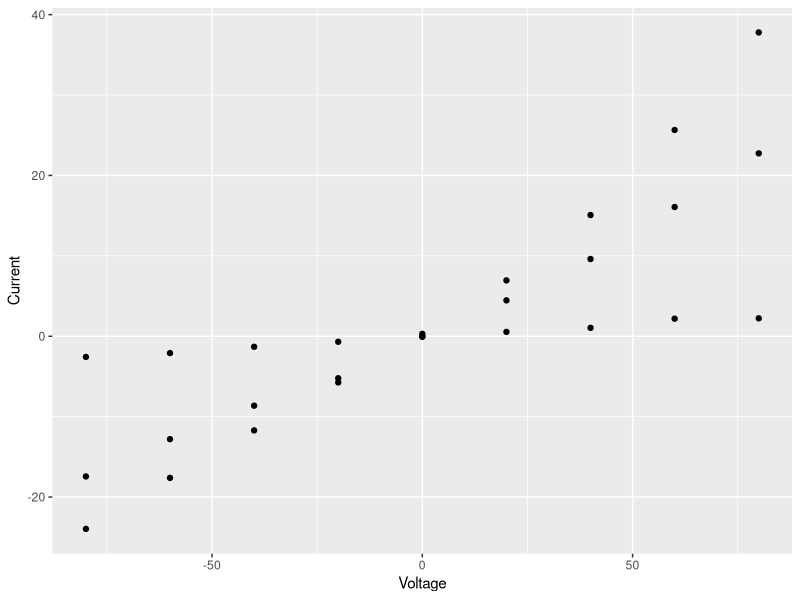
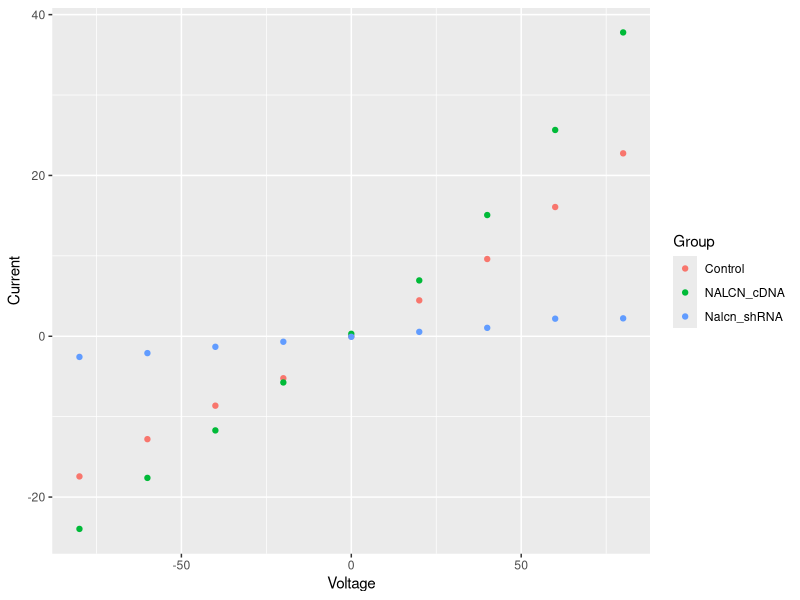
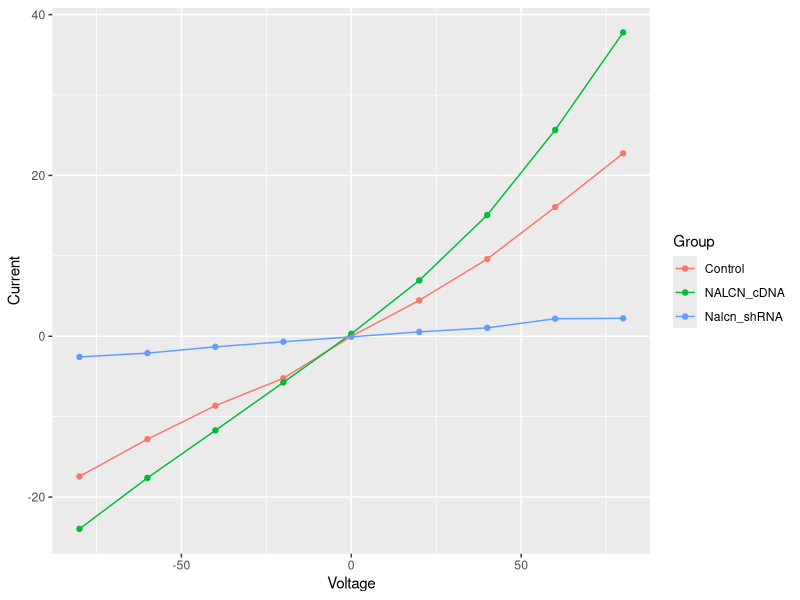
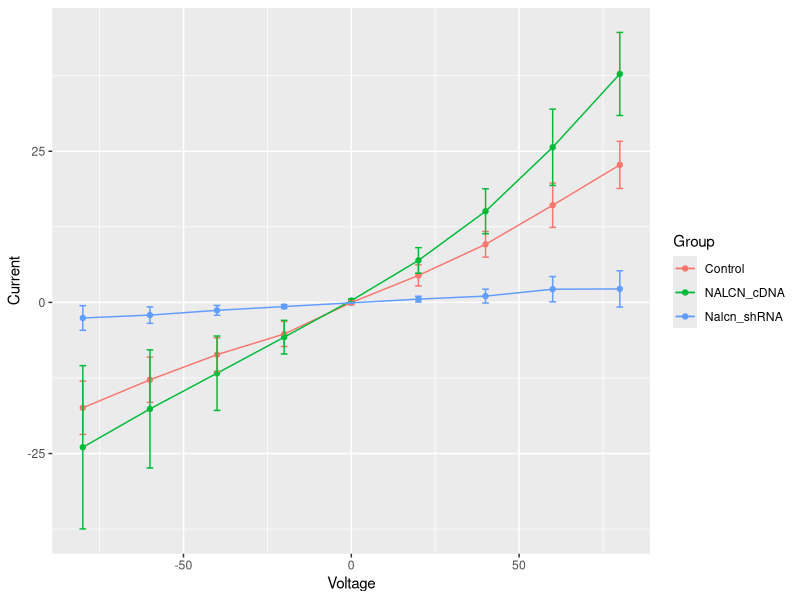
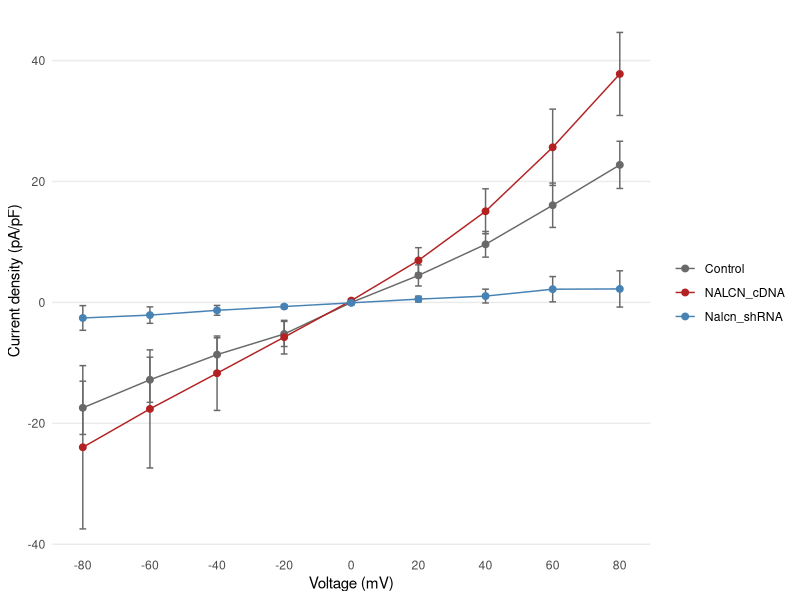
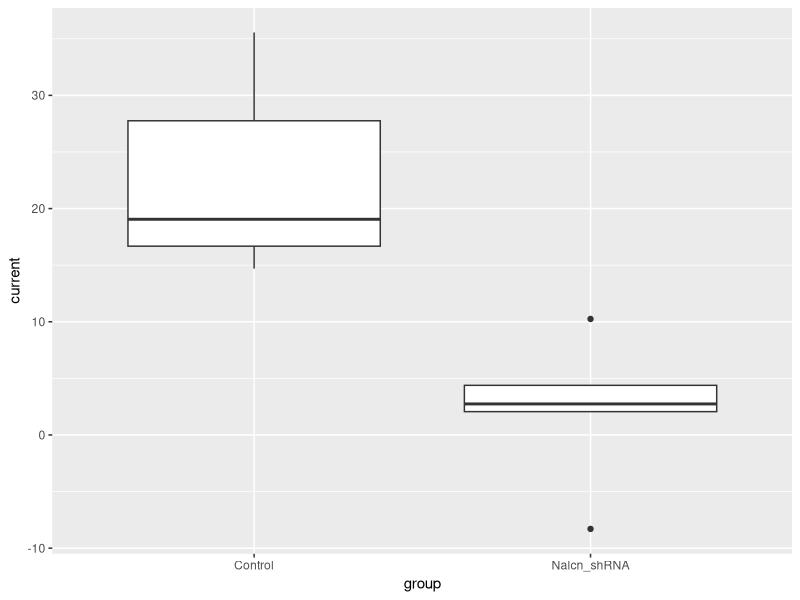
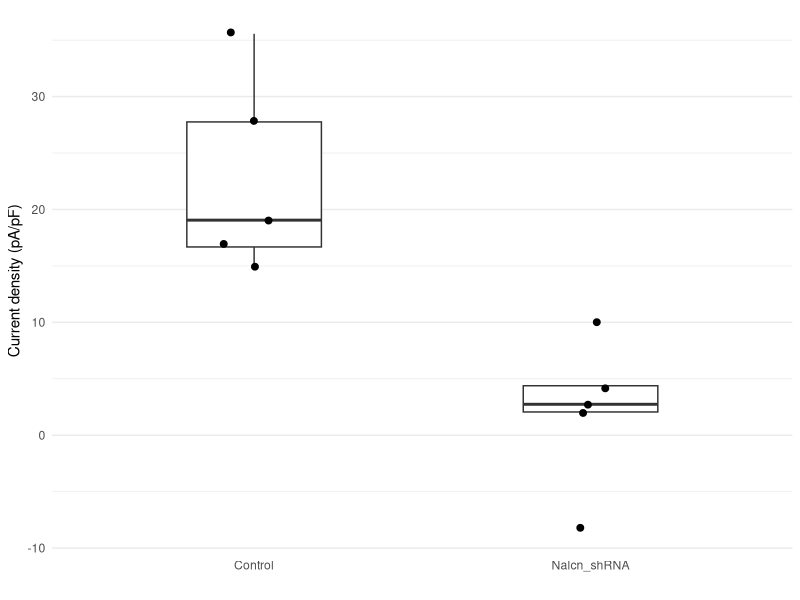

Write the R code that produced these figures, in order.
## ---- chunk 1
knitr::opts_chunk$set(comment = NA)
## ---- chunk 2
head(iris)
## ---- chunk 3
nrow(iris)
ncol(iris)
## ---- chunk 4
library(tidyverse)
## ---- chunk 5
mpg
## ---- chunk 6
city_mpg <- mpg$cty
## ---- chunk 7
length(city_mpg)
## ---- chunk 8
city_mpg[1:50]
## ---- chunk 9
mean(mpg$cty)
## ---- chunk 10
current_responses <- read_csv("data/current_responses.csv")
## ---- chunk 11
current_responses
## ---- chunk 12
summary(current_responses)
mean(current_responses$current)
## ---- chunk 13
control_responses <- filter(current_responses, group == "Control")
control_responses
## ---- chunk 14
control_minus_80_responses <- filter(current_responses, group == "Control", voltage == -80)
control_minus_80_responses
## ---- chunk 15
mean(control_minus_80_responses$current)
## ---- chunk 16
control_minus_80_responses <- select(control_responses, id, voltage, current)
control_minus_80_responses
## ---- chunk 17
filter(current_responses, group == "Control", voltage == -80) %>% select(!group)
## ---- chunk 18
current_responses %>%
  filter(group == "Control", voltage == -80) %>%
  select(!group)
## ---- chunk 19
control_minus_80_responses <- current_responses %>%
  filter(group == "Control", voltage == -80) %>%
  select(!group)
## ---- chunk 20
summary(control_minus_80_responses)
## ---- chunk 21
summarize(control_minus_80_responses, mean_current = mean(current))
## ---- chunk 22
summarize(control_minus_80_responses, Current = mean(current), SD = sd(current), N = n())
## ---- chunk 23
control_responses %>%
  group_by(voltage) %>%
  summarize(Current = mean(current), SD = sd(current), N = n())
## ---- chunk 24
summary <- current_responses %>%
  group_by(group, voltage) %>%
  summarize(Current = mean(current), SD = sd(current), N = n())
summary
## ---- chunk 25
arrange(summary, Current)
## ---- chunk 26
arrange(summary, desc(Current))
## ---- chunk 27
arrange(summary, voltage, group)
## ---- chunk 28
mutate(summary, SE = SD /sqrt(N))
## ---- chunk 29
summary <- current_responses %>%
  group_by(group, voltage) %>%
  summarize(Current = mean(current), N = n(), SD = sd(current), .groups = "drop") %>%
  mutate(SE = SD /sqrt(N)) %>%
  rename(Group = group, Voltage = voltage) %>%
  select(-SD) %>%
  arrange(Voltage, Group)
summary
## ---- chunk 30
ggplot(data = summary, aes(x = Voltage, y = Current)) +
  geom_point()
## ---- chunk 31
ggplot(data = summary, aes(x = Voltage, y = Current, colour = Group)) +
  geom_point()
## ---- chunk 32
ggplot(data = summary, aes(x = Voltage, y = Current, colour = Group)) +
  geom_point() +
  geom_line()
## ---- chunk 33
ggplot(summary, aes(x = Voltage, y = Current, ymin = Current - SE, ymax = Current + SE, colour = Group)) +
  geom_point() +
  geom_line() +
  geom_errorbar(width = 2)
## ---- chunk 34
ggplot(summary, aes(x = Voltage, y = Current, ymin = Current - SE, ymax = Current + SE, colour = Group)) +
  geom_errorbar(width = 2, colour = "dimgrey") +
  geom_line() +
  geom_point(size = 2) +
  labs(x = "Voltage (mV)", y = "Current density (pA/pF)", colour = "") +
  scale_color_manual(values = c("dimgrey", "firebrick", "steelblue")) +
  scale_x_continuous(breaks = c(-80, -60, -40, -20, 0, 20, 40, 60, 80)) +
  scale_y_continuous(breaks = c(-40, -20, 0, 20, 40)) +
  theme_minimal() +
  theme(
    panel.grid.major.x = element_blank(),
    panel.grid.minor = element_blank()
  )
## ---- chunk 35
test_data <- filter(current_responses, voltage == 80, group %in% c("Control", "Nalcn_shRNA"))
## ---- chunk 36
ggplot(data = test_data, aes(x = group, y = current)) +
  geom_boxplot()
## ---- chunk 37
ggplot(data = test_data, aes(x = group, y = current)) +
  geom_boxplot(width = 0.4, outlier.shape = NA) +
  geom_jitter(width = 0.1, size = 2) +
  labs(x = "", y = "Current density (pA/pF)") +
  theme_minimal() +
  theme(panel.grid.major.x = element_blank())
## ---- chunk 38
wilcox.test(current ~ group, data = test_data)
